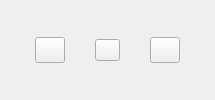
               <widget class="QWidget" name="horizontalWidget" native="true">
                <property name="sizePolicy">
                 <sizepolicy hsizetype="Fixed" vsizetype="Fixed">
                  <horstretch>100</horstretch>
                  <verstretch>0</verstretch>
                 </sizepolicy>
                </property>
                <property name="minimumSize">
                 <size>
                  <width>215</width>
                  <height>0</height>
                 </size>
                </property>
                <layout class="QHBoxLayout" name="horizontalLayout_9">
                 <property name="sizeConstraint">
                  <enum>QLayout::SetDefaultConstraint</enum>
                 </property>
                 <item>
                  <widget class="QPushButton" name="Minus_Btn">
                   <property name="sizePolicy">
                    <sizepolicy hsizetype="Minimum" vsizetype="Fixed">
                     <horstretch>0</horstretch>
                     <verstretch>0</verstretch>
                    </sizepolicy>
                   </property>
                   <property name="maximumSize">
                    <size>
                     <width>30</width>
                     <height>26</height>
                    </size>
                   </property>
                   <property name="text">
                    <string/>
                   </property>
                   <property name="icon">
                    <iconset>
                     <normaloff>Imagenes/-.jpg</normaloff>Imagenes/-.jpg</iconset>
                   </property>
                   <property name="iconSize">
                    <size>
                     <width>30</width>
                     <height>30</height>
                    </size>
                   </property>
                  </widget>
                 </item>
                 <item>
                  <widget class="QPushButton" name="Edit_Btn">
                   <property name="sizePolicy">
                    <sizepolicy hsizetype="Minimum" vsizetype="Fixed">
                     <horstretch>0</horstretch>
                     <verstretch>0</verstretch>
                    </sizepolicy>
                   </property>
                   <property name="maximumSize">
                    <size>
                     <width>25</width>
                     <height>22</height>
                    </size>
                   </property>
                   <property name="autoFillBackground">
                    <bool>false</bool>
                   </property>
                   <property name="styleSheet">
                    <string notr="true"/>
                   </property>
                   <property name="text">
                    <string/>
                   </property>
                   <property name="icon">
                    <iconset>
                     <normaloff>Imagenes/Edit.png</normaloff>Imagenes/Edit.png</iconset>
                   </property>
                   <property name="iconSize">
                    <size>
                     <width>25</width>
                     <height>25</height>
                    </size>
                   </property>
                   <property name="autoDefault">
                    <bool>false</bool>
                   </property>
                   <property name="default">
                    <bool>false</bool>
                   </property>
                   <property name="flat">
                    <bool>false</bool>
                   </property>
                  </widget>
                 </item>
                 <item>
                  <widget class="QPushButton" name="Plus_Btn">
                   <property name="sizePolicy">
                    <sizepolicy hsizetype="Minimum" vsizetype="Fixed">
                     <horstretch>0</horstretch>
                     <verstretch>0</verstretch>
                    </sizepolicy>
                   </property>
                   <property name="maximumSize">
                    <size>
                     <width>30</width>
                     <height>26</height>
                    </size>
                   </property>
                   <property name="autoFillBackground">
                    <bool>false</bool>
                   </property>
                   <property name="styleSheet">
                    <string notr="true"/>
                   </property>
                   <property name="text">
                    <string/>
                   </property>
                   <property name="icon">
                    <iconset>
                     <normaloff>Imagenes/+.jpg</normaloff>Imagenes/+.jpg</iconset>
                   </property>
                   <property name="iconSize">
                    <size>
                     <width>30</width>
                     <height>30</height>
                    </size>
                   </property>
                   <property name="autoDefault">
                    <bool>false</bool>
                   </property>
                   <property name="default">
                    <bool>false</bool>
                   </property>
                   <property name="flat">
                    <bool>false</bool>
                   </property>
                  </widget>
                 </item>
                </layout>
               </widget>
